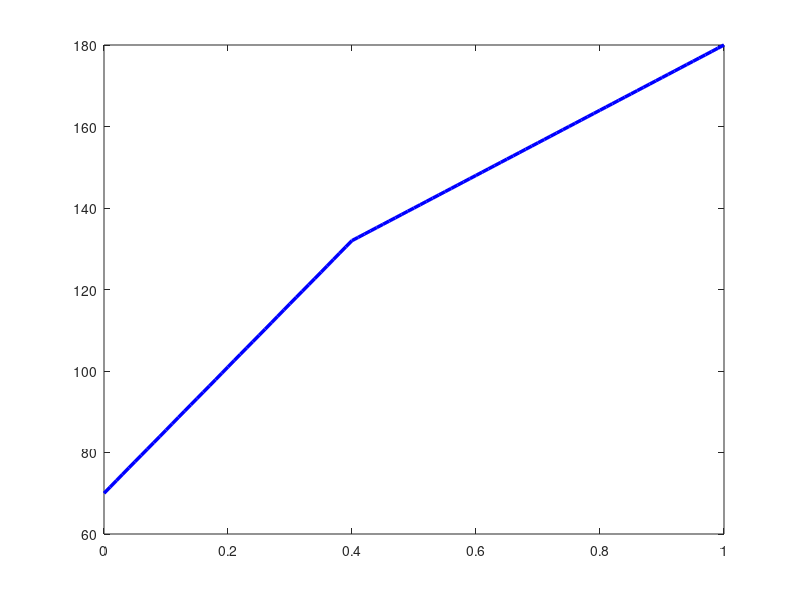

This chart was generated by the following MATLAB code: (Note: this script raises an error after producing the figure.)
clear; clc; close all;

%% 1. Runner and Environmental Constants
mass_runner = 75;                  % (kg)
Constant_Velocity = 1.5;           % (m/s)
theta = 0;                         % (degrees) of incline
aerodynamic_drag_coefficient = 0.9;
frontal_surface_area = 0.65;       % (m^2)
air_density = 1.2;                 % (kg/m^3)
gravitational_acceleration = 9.81; % (m/s^2)
mechanical_efficiency = 0.22;      % (%)
power_baseline = 80;               % (Watts)
power_max = 1200;                  % (Watts)

%% 2. Operating Point Calculation (Current Run)
resistive_force = (mass_runner * gravitational_acceleration * sind(theta)) + ...
    0.5 * air_density * aerodynamic_drag_coefficient * frontal_surface_area * (Constant_Velocity^2); %(N)
mechanical_power = resistive_force * Constant_Velocity; %(Nm/s) or (Watts)
power_metabolic = power_baseline + (mechanical_power / mechanical_efficiency);

% Sympathetic stimulation operating point
sympathetic_stimulation = (power_metabolic - power_baseline) / (power_max - power_baseline);
sympathetic_stimulation = max(0, min(1, sympathetic_stimulation));

%% 3. Autonomic Response Model Parameters
intrinsic_rate = 100;                 % Intrinsic pacemaker rate (bpm)
parasympathetic_inhibition_rest = 30; % Resting vagal tone (bpm)
sympathetic_sensitivity = 80;         % Pure sympathetic slope (bpm per unit S)

% Operating point heart rate
parasympathetic_inhibition = parasympathetic_inhibition_rest * max(0, 1 - (sympathetic_stimulation / 0.4));
heart_rate = intrinsic_rate + (sympathetic_sensitivity * sympathetic_stimulation) - parasympathetic_inhibition;

%% 4. Vectorized Simulation (0 to 1 Sympathetic Drive)
sympathetic_stimulation_vector = linspace(0, 1, 101);

% Vagal tone drops linearly to 0 at 0.4 and clamps at 0 for values >= 0.4
parasympathetic_inhibition_vector = parasympathetic_inhibition_rest * max(0, 1 - (sympathetic_stimulation_vector ./ 0.4));

% Resulting dual-slope heart rate vector
heart_rate_vector = intrinsic_rate + (sympathetic_sensitivity .* sympathetic_stimulation_vector) - parasympathetic_inhibition_vector;

%% 5. Plotting
figure('Color', 'w', 'Position', [150, 150, 850, 600]);

% Main heart rate curve
plot(sympathetic_stimulation_vector, heart_rate_vector, 'b-', 'LineWidth', 2.5, 'DisplayName', 'Heart Rate Response'); 
hold on;


% Threshold line at S = 0.4 (complete vagal withdrawal)
xline(0.4, 'k--', 'LineWidth', 1.2, 'DisplayName', 'Complete Vagal Withdrawal (S = 0.4)');

% Labels and Styling
grid on;
box on;
xlabel('Sympathetic Stimulation (S)', 'FontSize', 12, 'FontWeight', 'bold');
ylabel('Heart Rate (bpm)', 'FontSize', 12, 'FontWeight', 'bold');
title('Heart Rate Regulation: Dual Autonomic Control (Project 1b)', 'FontSize', 14);
legend('Location', 'northwest', 'FontSize', 10);


xlim([0, 1]);
ylim([60, 195]);
